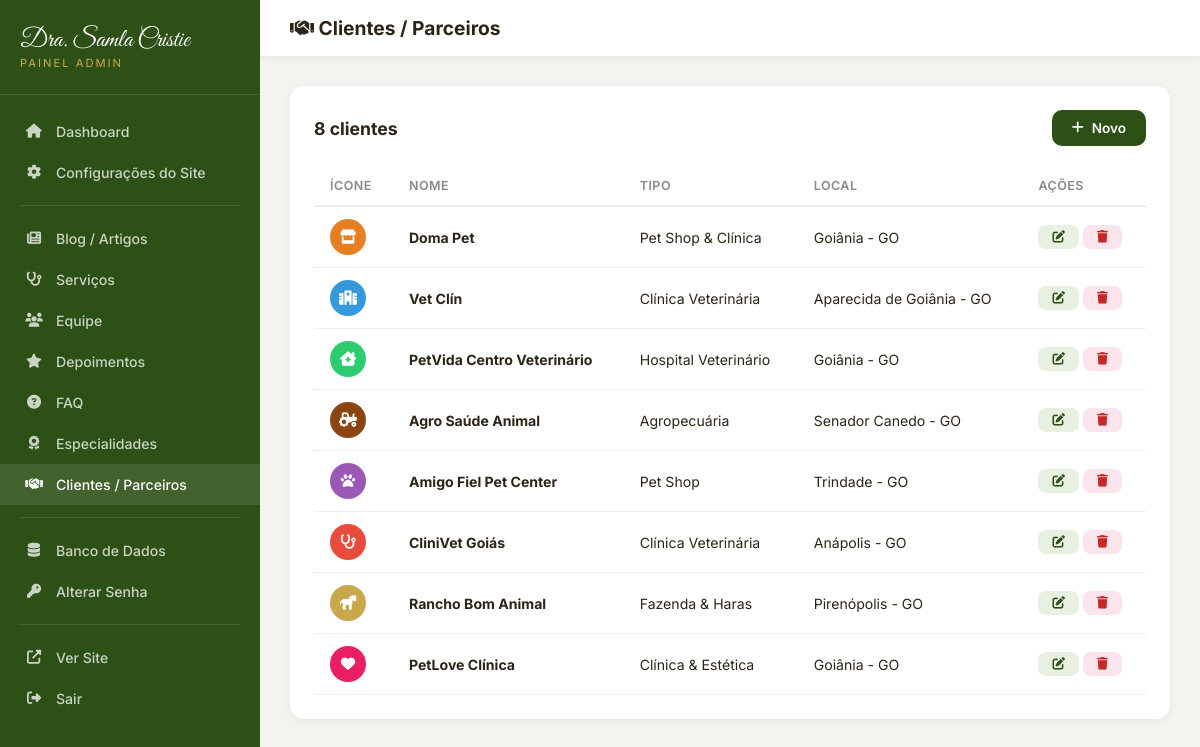
Screenshot of /admin/clients.php (signed in) with the database file from the repository.
### tables this page shows
CREATE TABLE IF NOT EXISTS `clients` (
    `id` INT AUTO_INCREMENT PRIMARY KEY,
    `name` VARCHAR(200) NOT NULL,
    `type` VARCHAR(100),
    `description` TEXT,
    `logo_icon` VARCHAR(50) DEFAULT 'fas fa-hospital',
    `logo_color` VARCHAR(20) DEFAULT '#2d5016',
    `location` VARCHAR(200),
    `sort_order` INT DEFAULT 0,
    `active` TINYINT(1) DEFAULT 1,
    `created_at` TIMESTAMP DEFAULT CURRENT_TIMESTAMP
);

### config.php (called while the page is built, shortened)
<?php
function e($str) {
    return htmlspecialchars($str ?? '', ENT_QUOTES, 'UTF-8');
}

### admin/clients.php (the view, shortened to what this page needs)
<?php
$db = getDB(); $msg = ''; $editItem = null;
$items=$db->query("SELECT * FROM clients ORDER BY sort_order")->fetchAll();
?>
<!DOCTYPE html><html lang="pt-BR"><head><meta charset="UTF-8"><meta name="viewport" content="width=device-width,initial-scale=1.0"><title>Clientes - Admin</title>
<link rel="stylesheet" href="https://cdnjs.cloudflare.com/ajax/libs/font-awesome/6.5.1/css/all.min.css"><link rel="stylesheet" href="admin.css"></head><body>
<div class="admin-wrapper"><?php include 'sidebar.php'; ?>
<div class="main-content"><div class="topbar"><div style="display:flex;align-items:center;gap:12px;"><h2><i class="fas fa-handshake"></i> Clientes / Parceiros</h2></div></div>
<div class="content">
<?php if($editItem!==null):?>
<div class="admin-card"><form method="POST"><input type="hidden" name="id" value="<?=e($editItem['id'])?>">
<div class="form-grid">
<div class="form-group"><label>Nome</label><input type="text" name="name" value="<?=e($editItem['name'])?>" required></div>
<div class="form-group"><label>Tipo (ex: Clínica, Pet Shop)</label><input type="text" name="type" value="<?=e($editItem['type'])?>"></div>
<div class="form-group form-full"><label>Descrição</label><textarea name="description" rows="3"><?=e($editItem['description'])?></textarea></div>
<div class="form-group"><label>Ícone (FontAwesome)</label><input type="text" name="logo_icon" value="<?=e($editItem['logo_icon'])?>"></div>
<div class="form-group"><label>Cor do Ícone</label><input type="color" name="logo_color" value="<?=e($editItem['logo_color'])?>"></div>
<div class="form-group"><label>Localização</label><input type="text" name="location" value="<?=e($editItem['location'])?>"></div>
<div class="form-group"><label>Ordem</label><input type="number" name="sort_order" value="<?=e($editItem['sort_order'])?>"></div>
<div class="form-group"><label style="margin-bottom:10px;">Status</label><label style="display:flex;align-items:center;gap:8px;font-size:0.9rem;text-transform:none;letter-spacing:0;"><input type="checkbox" name="active" <?=$editItem['active']?'checked':''?>> Ativo</label></div>
</div><div class="form-actions"><button type="submit" class="btn-save"><i class="fas fa-save"></i> Salvar</button><a href="clients.php" class="btn-cancel">Cancelar</a></div></form></div>
<?php else:?>
<div class="admin-card"><div class="admin-card-header"><h3><?=count($items)?> clientes</h3><a href="clients.php?new=1" class="btn-add"><i class="fas fa-plus"></i> Novo</a></div>
<table class="admin-table"><thead><tr><th>Ícone</th><th>Nome</th><th>Tipo</th><th>Local</th><th>Ações</th></tr></thead><tbody>
<?php foreach($items as $i):?><tr>
<td><div style="width:36px;height:36px;border-radius:50%;background:<?=e($i['logo_color'])?>;color:#fff;display:flex;align-items:center;justify-content:center;font-size:0.9rem;"><i class="<?=e($i['logo_icon'])?>"></i></div></td>
<td><strong><?=e($i['name'])?></strong></td><td><?=e($i['type'])?></td><td><?=e($i['location'])?></td>
<td><a href="clients.php?edit=<?=$i['id']?>" class="btn-sm btn-edit"><i class="fas fa-edit"></i></a> <a href="clients.php?delete=<?=$i['id']?>" class="btn-sm btn-delete" onclick="return confirm('Excluir?')"><i class="fas fa-trash"></i></a></td></tr>
<?php endforeach;?></tbody></table></div>
<?php endif;?></div></div></div></body></html>

### admin/admin.css (style rules this page uses)
* { margin:0; padding:0; box-sizing:border-box; }
body { font-family:'Inter',sans-serif; background:#f5f3ef; color:#2c2416; }
a { text-decoration:none; color:inherit; }
.admin-wrapper { display:flex; min-height:100vh; }
.main-content { flex:1; margin-left:260px; }
.topbar { background:#fff; padding:16px 30px; display:flex; justify-content:space-between; align-items:center; box-shadow:0 2px 8px rgba(0,0,0,0.06); position:sticky; top:0; z-index:50; }
.topbar h2 { font-size:1.2rem; font-weight:700; }
.content { padding:30px; }
.admin-card { background:#fff; border-radius:14px; padding:24px; box-shadow:0 2px 10px rgba(0,0,0,0.06); margin-bottom:24px; }
.admin-card-header { display:flex; justify-content:space-between; align-items:center; margin-bottom:20px; flex-wrap:wrap; gap:12px; }
.admin-card-header h3 { font-size:1.1rem; font-weight:700; }
.admin-table { width:100%; border-collapse:collapse; }
.admin-table th { text-align:left; padding:12px 16px; font-size:0.78rem; text-transform:uppercase; letter-spacing:0.5px; color:#888; border-bottom:2px solid #f0ede8; font-weight:600; }
.admin-table td { padding:12px 16px; border-bottom:1px solid #f0ede8; font-size:0.88rem; vertical-align:middle; }
.btn-sm { padding:6px 14px; border-radius:8px; font-size:0.78rem; font-weight:600; border:none; cursor:pointer; transition:all 0.2s; display:inline-flex; align-items:center; gap:5px; }
.btn-add { background:#2d5016; color:#fff; padding:10px 20px; border-radius:10px; font-size:0.85rem; font-weight:600; border:none; cursor:pointer; display:inline-flex; align-items:center; gap:8px; transition:all 0.2s; }
.btn-edit { background:#e8f0e2; color:#2d5016; }
.btn-delete { background:#fce4ec; color:#c62828; }

### rows the page displays
clients: name "Doma Pet", type "Pet Shop & Clínica", location "Goiânia - GO"
clients: name "Vet Clín", type "Clínica Veterinária", location "Aparecida de Goiânia - GO"
clients: name "PetVida Centro Veterinário", type "Hospital Veterinário", location "Goiânia - GO"
clients: name "Agro Saúde Animal", type "Agropecuária", location "Senador Canedo - GO"
clients: name "Amigo Fiel Pet Center", type "Pet Shop", location "Trindade - GO"
clients: name "CliniVet Goiás", type "Clínica Veterinária", location "Anápolis - GO"
clients: name "Rancho Bom Animal", type "Fazenda & Haras", location "Pirenópolis - GO"
clients: name "PetLove Clínica", type "Clínica & Estética", location "Goiânia - GO"

### other values shown
count($items) "8"
